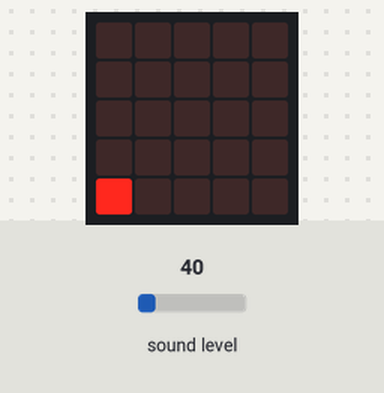
Recording of a program running on a simulated BBC micro:bit (MakeCode). Shown: the board's 5×5 LED display. Inputs (shaded band) come from the test bench; at power-on: sound level 40.

Above: at 1.2 s.
1.3 s: sound level set to 5
At 2.5 s:
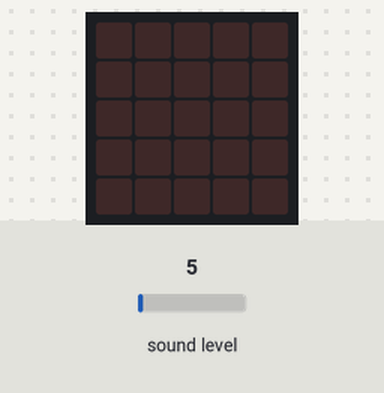
3.1 s: sound level set to 64
At 4.3 s:
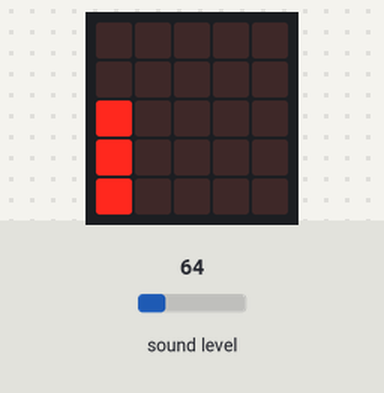
4.8 s: sound level set to 128
At 6.2 s:
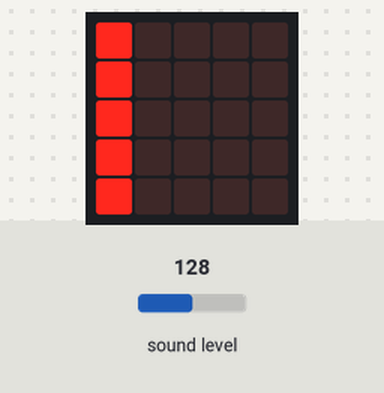
6.5 s: sound level set to 57
At 7.9 s:
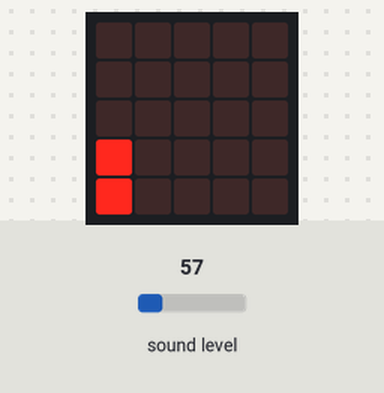
8.2 s: sound level set to 191
At 9.6 s:
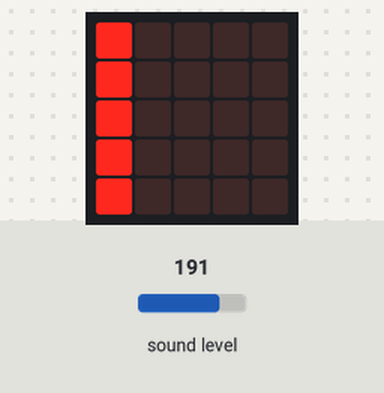
9.9 s: sound level set to 97
At 10.5 s:
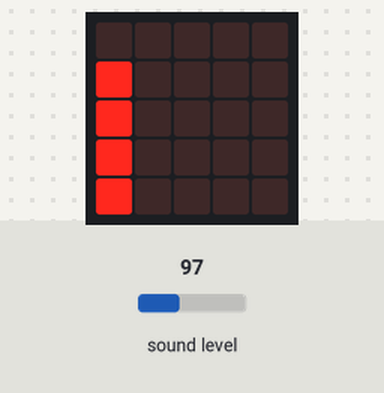
Timing chart, 0 to 12.5 s (numbered marks = the images above; inputs shaded):
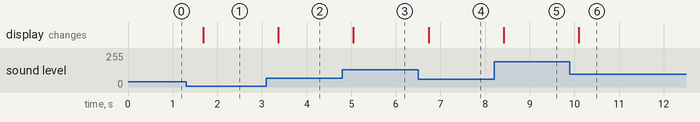

The program:

main.ts
```typescript
music.setBuiltInSpeakerEnabled(true)
basic.forever(function () {
    if (100 < input.soundLevel()) {
        basic.showLeds(`
            # . . . .
            # . . . .
            # . . . .
            # . . . .
            # . . . .
            `)
    } else if (80 < input.soundLevel()) {
        basic.showLeds(`
            . . . . .
            # . . . .
            # . . . .
            # . . . .
            # . . . .
            `)
    } else if (60 < input.soundLevel()) {
        basic.showLeds(`
            . . . . .
            . . . . .
            # . . . .
            # . . . .
            # . . . .
            `)
    } else if (40 < input.soundLevel()) {
        basic.showLeds(`
            . . . . .
            . . . . .
            . . . . .
            # . . . .
            # . . . .
            `)
    } else if (20 < input.soundLevel()) {
        basic.showLeds(`
            . . . . .
            . . . . .
            . . . . .
            . . . . .
            # . . . .
            `)
    } else {
        basic.showLeds(`
            . . . . .
            . . . . .
            . . . . .
            . . . . .
            . . . . .
            `)
    }
})
```

test.ts
```typescript
// 테스트는 여기로 이동합니다; 이 패키지가 확장으로 사용될 때 컴파일되지 않을 것 입니다.
```

Measured:
- after the input at 1.3 s, the display: changes after 0.39 s (image 1)
- after the input at 3.1 s, the display: changes after 0.27 s (image 2)
- after the input at 4.8 s, the display: changes after 0.25 s (image 3)
- after the input at 6.5 s, the display: changes after 0.23 s (image 4)
- after the input at 8.2 s, the display: changes after 0.22 s (image 5)
- after the input at 9.9 s, the display: changes after 0.20 s (image 6)
